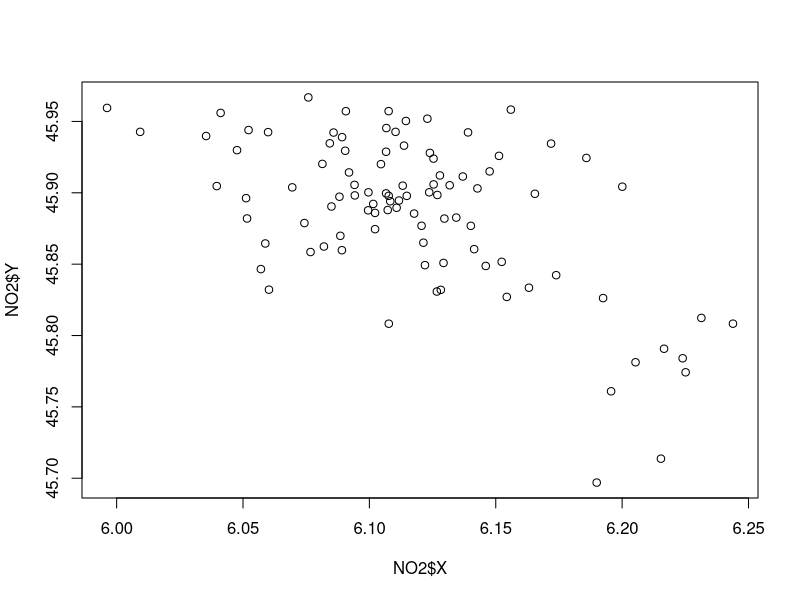
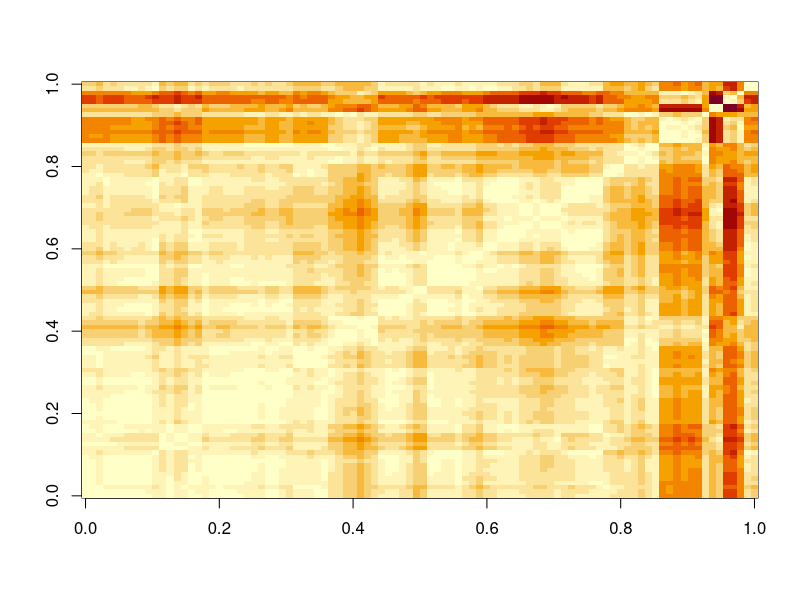
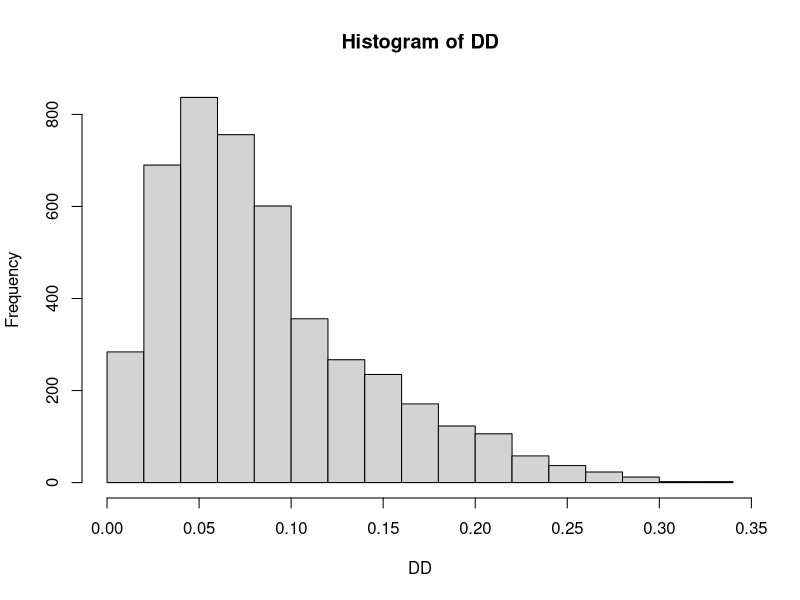
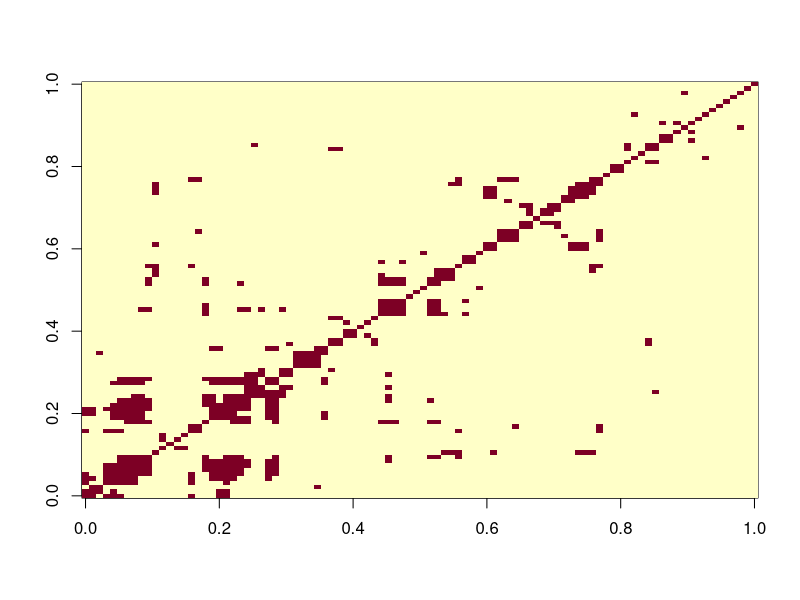
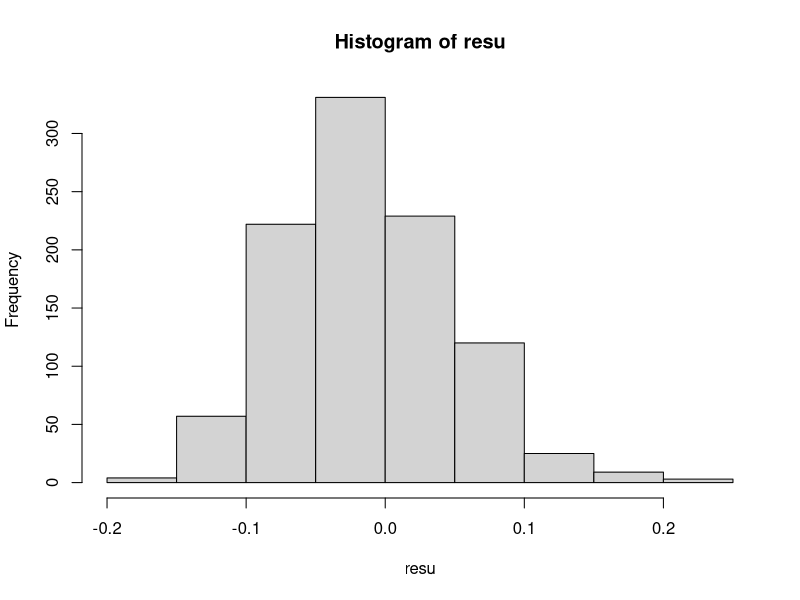
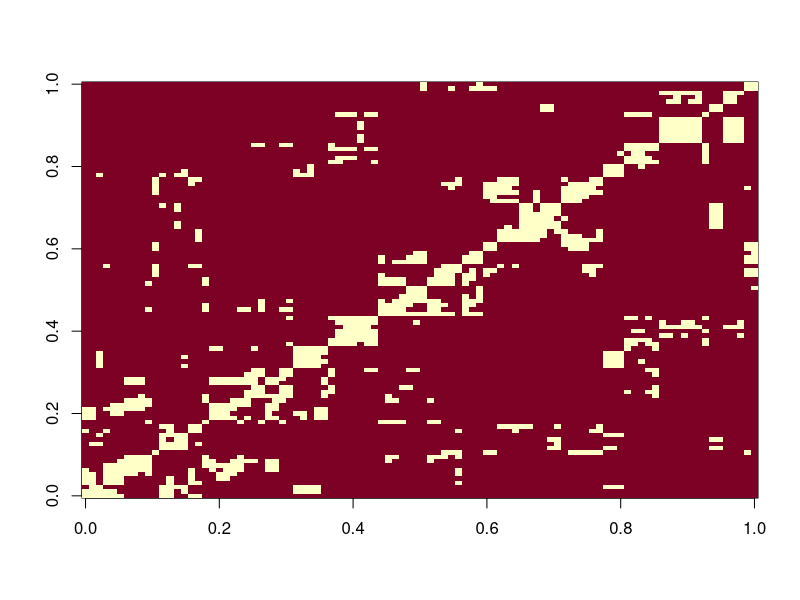
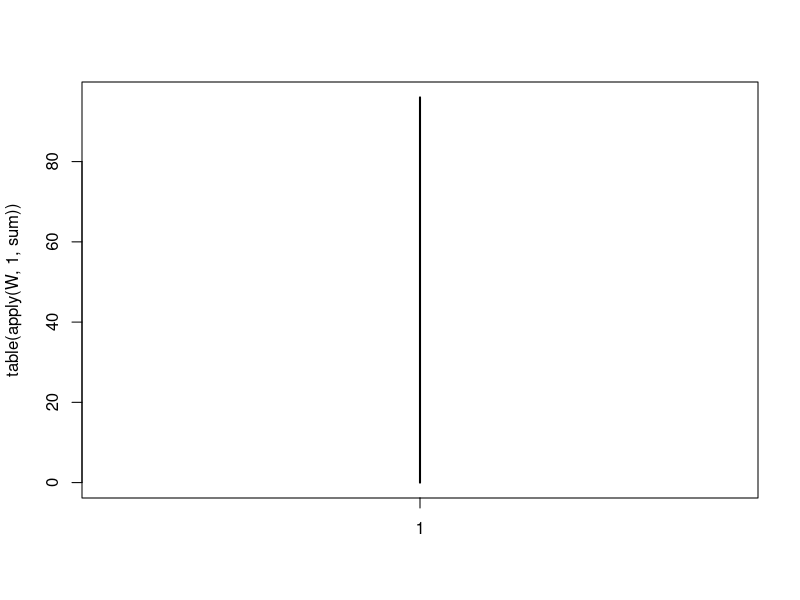
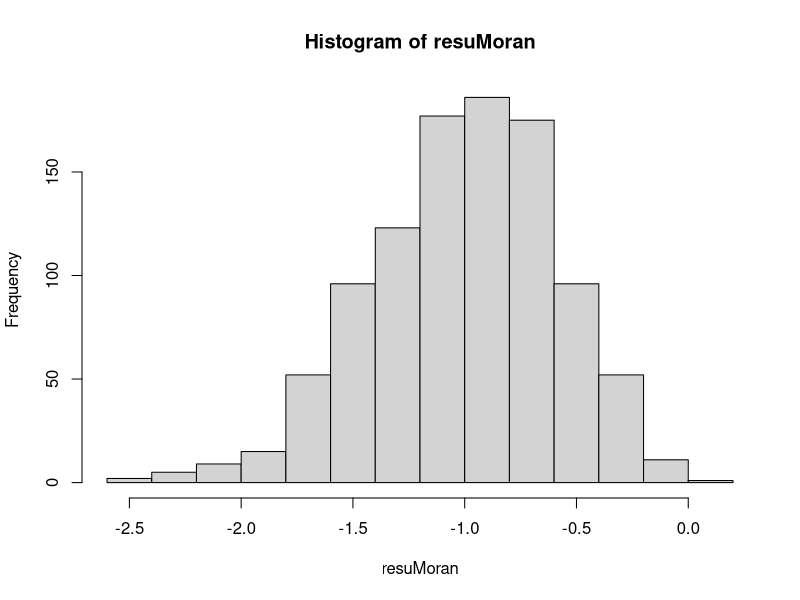

Reproduce these figures in R, in order. (Note: this script raises an error after producing the figures.)
# 1. Sous R , transformez ces coordonnees en dataset : Points. Puis calculez 
#les distances au moyen de la fonction dist.
NO2=read.csv("TD7/NO2.csv")
plot(NO2$X,NO2$Y)
#View(NO2)
DD=dist(cbind(NO2$X,NO2$Y))
length(DD)
#2. Transformez votre vecteur distances en matrice M.
M=as.matrix(DD,nrow(NO2),nrow(NO2));M
image(M)
hist(DD)
# 3. Fixez un seuil ( prendre au debut le quantile a 2.5 %. Mettez le resultat 
#dans une matrice W. Affectez 0 a la diagonale
rayon=quantile(DD,0.05)
image(M<rayon)
W=M<rayon
diag(W)=0
#4. Transformez votre matrice M en W qui somme a 1.
W=W/sum(W);sum(W)
#plot(table(apply(W,1,sum)))

# 5. Calculez l'expression donnee par Saporta pour le coefficient de Moran et 
# comparez a la valeur attendue sous l'hypothese H0

#I = t(Y)*W*Y / (t(Y)*N*Y)

#W = matrice de pondération nxn
#Les données Y sont les données Z centrées

Z=NO2$NO2;head(Z)

##Fonction de base pour centrer réduire
# ?scale #divise par n-1 au lieu de n
# Y=scale(Z);head(Y)

# #On peut aussi utiliser une PCA pour centrer en divisant par n
# library(FactoMineR)
# Y=PCA(Z, scale.unit = TRUE, ncp=2)$ind$coord;head(Y)

#En revenant à la formule théorique
n=dim(W)[1];n
Y=(Z-mean(Z))/(sd(Z)*sqrt((n-1)/n));Y

I = t(Y) %*% W %*% Y;I
#(t(Y)*N*Y) correspond à la variance de Y.
#Si on prend scale qui centre et réduit, la variance est de 1, donc 
#inutile de rajouter cette division.

# 2. Mise sous la forme d'une fonction
# Transformez cet ensemble de code en une fonction Moran qui aura comme argument
# x les coordonnees en x et Y les coordonnees en y.
Moran = function(X,Y,Z,rayon){
  n=length(Z)
  DD=dist(cbind(X,Y))
  M=as.matrix(DD,n,n)
  W=M<rayon
  diag(W)=0
  W=W/sum(W)
  Y=(Z-mean(Z))/(sd(Z)*sqrt((n-1)/n))
  t(Y) %*% W %*% Y
}
Moran(NO2$X,NO2$Y,NO2$NO2,rayon)

# En prenant toujours les valeurs de Saporta, pour chaque permutation, on calcule 
# Moran et on conserve dans un vecteur Resu.
resu=NULL
#1. Faites au depart 10 permutations puis si cela fonctionne 1000.
for (k in 1:1000){
  NO2P=sample(NO2$NO2)
  resu=c(resu,Moran(NO2$X,NO2$Y,NO2P,rayon))
}
# 2. Representez par un histogramme l'ensemble des calculs stockes dans Resu.
hist(resu)

#install.packages("ape")
library(ape)
Moran.I(NO2$NO2,W)


#Essayer d'autres matrices de voisinage, surtout pour le projet

###########################


NV=10 #nombre de voisins fixé
#mettre 1 sur les NV plus petites distances
#0 sur les autres
N=dim(M)[1];N
NV=10
#ici dim(M)[1]=dim(M)[2]
for (i in 1:dim(M)[2]){
  V=M[i,]
  M[i,order(V)[1:NV]]=1
  M[i,order(V)[(NV+1):N]]=0
}

apply(M,1,sum)

par(mfrow=c(1,1))
image(M<rayon)
W=M<rayon
diag(W)=0
for (i in 1:N){
  W[i,]=W[i,]/sum(W[i,])
}
plot(table(apply(W,1,sum)))

indiceMoran=function(W,Z){
  n=dim(W)[1]
  Z=(Z-mean(Z))/sd(Z)*sqrt((n-1)/n)
  
  t(Z) %*% W %*% Z
}

indiceGeary=function(Y,W,N){
  t(Y)*(N-W)*Y/(t(Y)*N*Y)
}

#Permutations
resuMoran=NULL
for (k in 1:1000){
  NO2P=sample(NO2$NO2)
  resuMoran=c(resuMoran,indiceMoran(W,NO2P))
}
hist(resuMoran)

#Permutations
resuGeary=NULL
NN=diag(W)/(1/N)
for (k in 1:1000){
  NO2P=sample(NO2$NO2)
  resuGeary=c(resuGeary,indiceGeary(NO2$Y,W,NN))
}
hist(resuGeary)

install.packages(c("spdep"))
library(spdep)
?geary
?moran.test

#indice Anselin
#contribution de chaque point à l'indice de Moran
